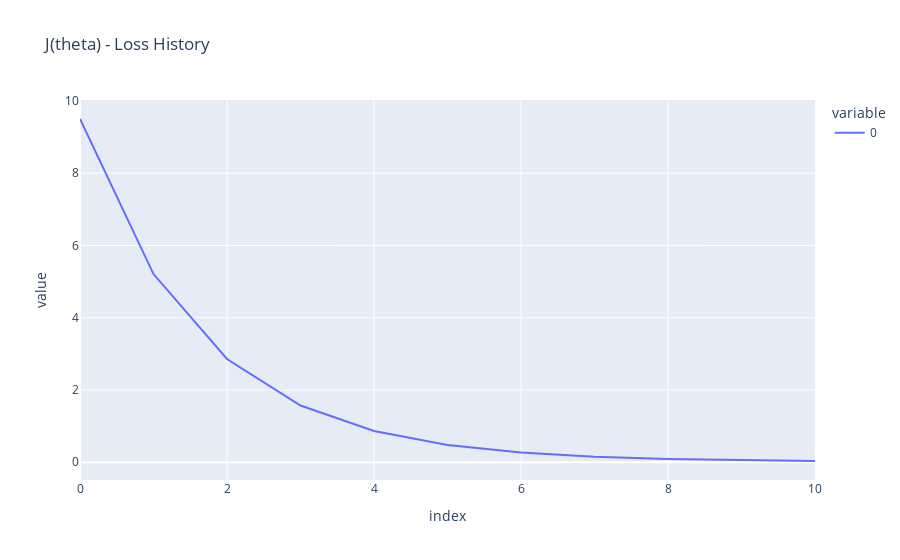

Notebook code cell kept with this figure:
### Markdown cell above
## Task 4: Gradient Descent
Below is a simple vectorized impl. of GD that *CAN* be used as a starting point. 
Please make sure you understand exactly HOW it works (so that you could have implemented one yourself).
(Note that it uses a augmented matrix to skip the bias term).

1) Change the code to handle the bias parameter directly. (No agumented matrix).
2) Change the code to use Stochastic Gradient Descent with mini-batches. (Batch size should be 2 or more).
3) Re-organize the code and add numba as to make the SGD go pew pew (faster). To make it easier for yourself - numba does not play nice with Jupyter, so consider running it in its own python file.
4) *OPTIONAL* numba also supports GPU (https://numba.readthedocs.io/en/stable/cuda) implement GPU acceleration for SDG. (again: numba dont like notebooks)

Numba: https://numba.readthedocs.io/en/stable/

### Code cell
import numpy as np
import plotly.express as px

def predict(theta, xs): 
    return np.dot(xs, theta)

def J_squared_residual(theta, xs, y):
    h = predict(theta, xs)
    sr = ((h - y)**2).sum()    
    return sr

def gradient_J_squared_residual(theta, xs, y):
    h = predict(theta, xs) 
    grad = np.dot(xs.transpose(), (h - y)) 
    return grad


# the dataset (already augmented so that we get a intercept coef)
# remember: augmented x -> we add a colum of 1's instead of using a bias term.
data_x = np.array([[1.0, 0.5], [1.0, 1.0], [1.0, 2.0]])
data_y = np.array([[1.0], [1.5], [2.5]])
n_features = data_x.shape[1]

# variables we need 
theta = np.zeros((n_features, 1))
learning_rate = 0.1
m = data_x.shape[0]

# run GD
j_history = []
n_iters = 10
for it in range(n_iters):
    j = J_squared_residual(theta, data_x, data_y)
    j_history.append(j)
    
    theta = theta - (learning_rate * (1/m) * gradient_J_squared_residual(theta, data_x, data_y))
    
print("theta shape:", theta.shape)

# append the final result.
j = J_squared_residual(theta, data_x, data_y)
j_history.append(j)
print("The L2 error is: {:.2f}".format(j))


# find the L1 error.
y_pred = predict(theta, data_x)
l1_error = np.abs(y_pred - data_y).sum()
print("The L1 error is: {:.2f}".format(l1_error))


# Find the R^2 
# if the data is normalized: use the normalized data not the original data (task 3 hint).
# https://en.wikipedia.org/wiki/Coefficient_of_determination
u = ((data_y - y_pred)**2).sum()
v = ((data_y - data_y.mean())** 2).sum()
print("R^2: {:.2f}".format(1 - (u/v)))


# plot the result
fig = px.line(j_history, title="J(theta) - Loss History")
fig.show()

### Figure 1 — Plotly figure (JSON) as saved in the notebook; plotly's stock layout.template omitted (floating-point values rounded to 4 significant figures)
{"data": [{"hovertemplate": "variable=0<br>index=%{x}<br>value=%{y}<extra></extra>", "legendgroup": "0", "line": {"color": "#636efa", "dash": "solid"}, "marker": {"symbol": "circle"}, "mode": "lines", "name": "0", "orientation": "v", "showlegend": true, "type": "scatter", "x": [0, 1, 2, 3, 4, 5, 6, 7, 8, 9, 10], "xaxis": "x", "y": [9.5, 5.208, 2.858, 1.571, 0.866, 0.4799, 0.2684, 0.1524, 0.08868, 0.05366, 0.03433], "yaxis": "y"}], "layout": {"legend": {"title": {"text": "variable"}, "tracegroupgap": 0}, "title": {"text": "J(theta) - Loss History"}, "xaxis": {"anchor": "y", "domain": [0, 1], "title": {"text": "index"}}, "yaxis": {"anchor": "x", "domain": [0, 1], "title": {"text": "value"}}}}
